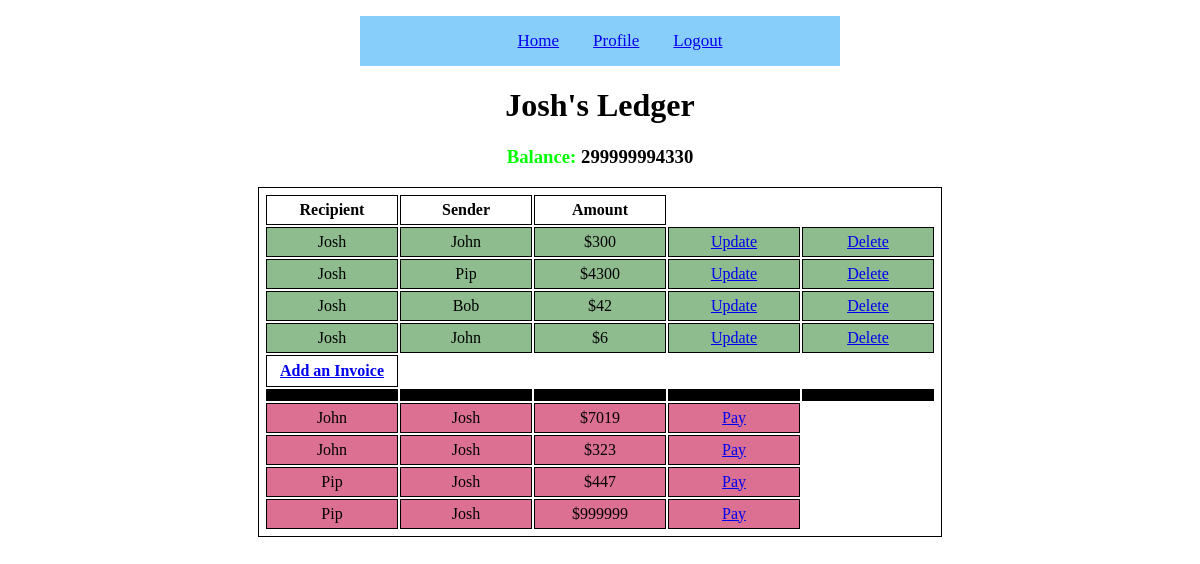
/Profile (signed in), run on an earlier commit of the app's database.
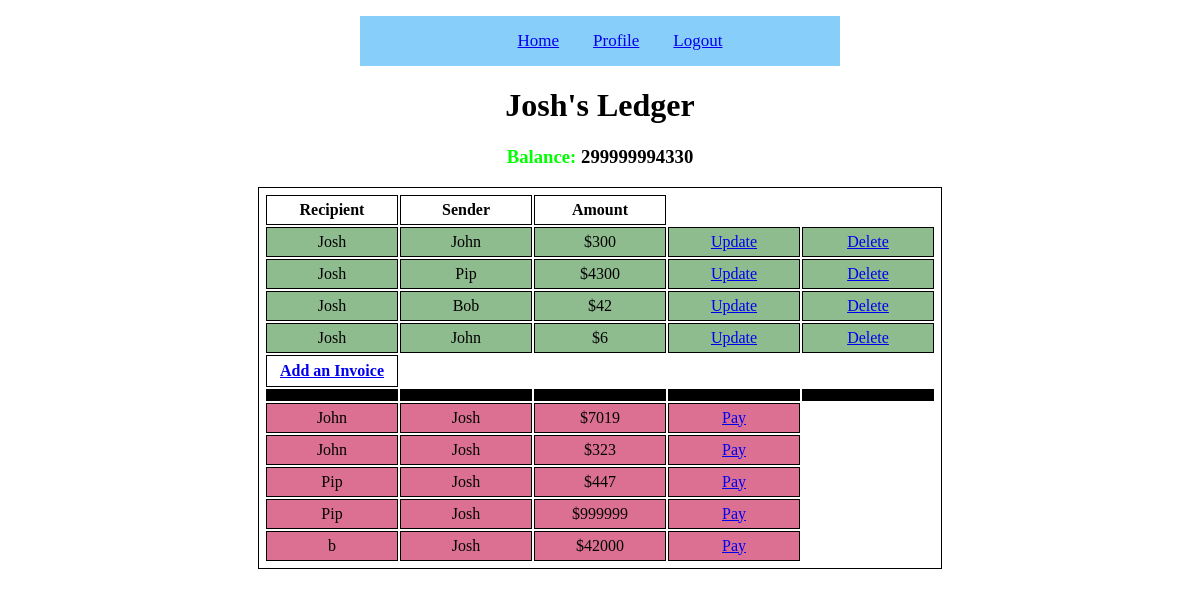
And on a later commit of the database.
### BracketFinal.py (models this page shows, shortened)
class User(UserMixin, db.Model):
    id = db.Column(db.Integer, primary_key=True)
    invoices = db.relationship('Invoice', backref='user')
    username = db.Column(db.String(100), unique=True, nullable=False)
    password = db.Column(db.String(100), nullable=False)
    email = db.Column(db.String(100),unique=True, nullable=False)
    balance = db.Column(db.Integer)

class Invoice(db.Model):
    id = db.Column(db.Integer, primary_key=True)
    sender = db.Column(db.Integer, db.ForeignKey('user.username'))
    recipient = db.Column(db.String(100), unique=True, nullable=False)
    amount = db.Column(db.Integer)

### BracketFinal.py (the view)
@app.route('/Profile')
@login_required
def profile():
    charges = Invoice.query.filter_by(sender=current_user.username).all()
    bills = Invoice.query.filter_by(recipient=current_user.username).all()
    balance = current_user.balance
    name = current_user.username
    return render_template("profile.html", charges=charges, bills=bills, balance=balance, name = name)

### BracketFinal.py (called while the page is built)
@login.user_loader
def load_user(uid):
    return User.query.get(uid)

### templates/profile.html (shortened to what this page needs)
<!DOCTYPE html>
<html lang="en">
{% extends "base.html" %}
{% block content %}
<body>
<h1>{{ name }}'s Ledger</h1>
      <table>
         <thead>
            <tr>
               <th>Recipient</th>
               <th>Sender</th>
               <th>Amount</th>
            </tr>
         </thead>
         <tbody>
            {% for charge in charges %}
               <tr class="charge">
                  <td>{{ charge.sender }}</td>
                  <td>{{ charge.recipient }}</td>
                  <td>${{ charge.amount }}</td>
                   <td><a href="/invoice/{{charge.id}}">Update</a></td>
                   <td><a href="/delete/{{charge.id}}">Delete</a></td>
               </tr>
            {% endfor %}
            <th class="new_invoice"><a href="{{ url_for('invoice', id = -99)}}">Add an Invoice</a></th>
            <tr class="empty"><td></td><td></td><td></td><td></td><td></td></tr>
         {% for charge in bills %}
               <tr class="bill">
                  <td>{{ charge.sender }}</td>
                  <td>{{ charge.recipient }}</td>
                  <td>${{ charge.amount }}</td>
                   <td><a href="{{ url_for('pay', id = charge.id)}}">Pay</a></td>
               </tr>
            {% endfor %}
         </tbody>
      </table>
</body>
{% endblock %}

### templates/base.html (shortened to what this page needs)
<!DOCTYPE html>
<html lang="en">
<head>
    <link rel="stylesheet" href="../static/style.css">
</head>
<div class = "nav">
    <nav>
        <ul>
            <li><a href="{{ url_for('home') }}">Home</a></li>
            {% if current_user.is_anonymous %}
                <li><a href="{{ url_for('register') }}">Create Account</a></li>
                <li><a href="{{ url_for('load_login') }}">Login</a></li>
            {% else %}
                <li><a href="{{ url_for('profile') }}">Profile</a></li>
                <li><a href="{{ url_for('logout')}}">Logout</a></li>
            {% endif %}
        </ul>
    </nav>
</div>
{% block content %}
{% endblock %}
</html>

### static/style.css (style rules this page uses)
html, body { height:100%; }
html { display:table; width:100%; }
body { display:table-cell; text-align:center; vertical-align:text-top; }
div.nav { width: 40%; background-color: lightskyblue; align-items: center; text-align: center; position:relative; margin:0 auto; clear:left; height:auto; z-index: 0; }
nav ul li { vertical-align:text-top; display: inline-block; list-style-type: none; font-size: 17px; }
li { text-align:center; vertical-align:text-top; margin: 15px; color: green; }
table, th, td { margin:0 auto; border: 1px solid black; text-align: center; padding: 5px; }
td,th { width: 120px; }
tr.charge { background-color: darkseagreen; }
tr.bill { background-color: palevioletred; }
th.new_invoice { height: 20px; }
tr.empty { background-color: black; margin-top: 5px; margin-bottom: 15px; }

What changed in the data, as far as the page shows it:
added Invoice: sender "b", recipient "Josh", amount "42000"
